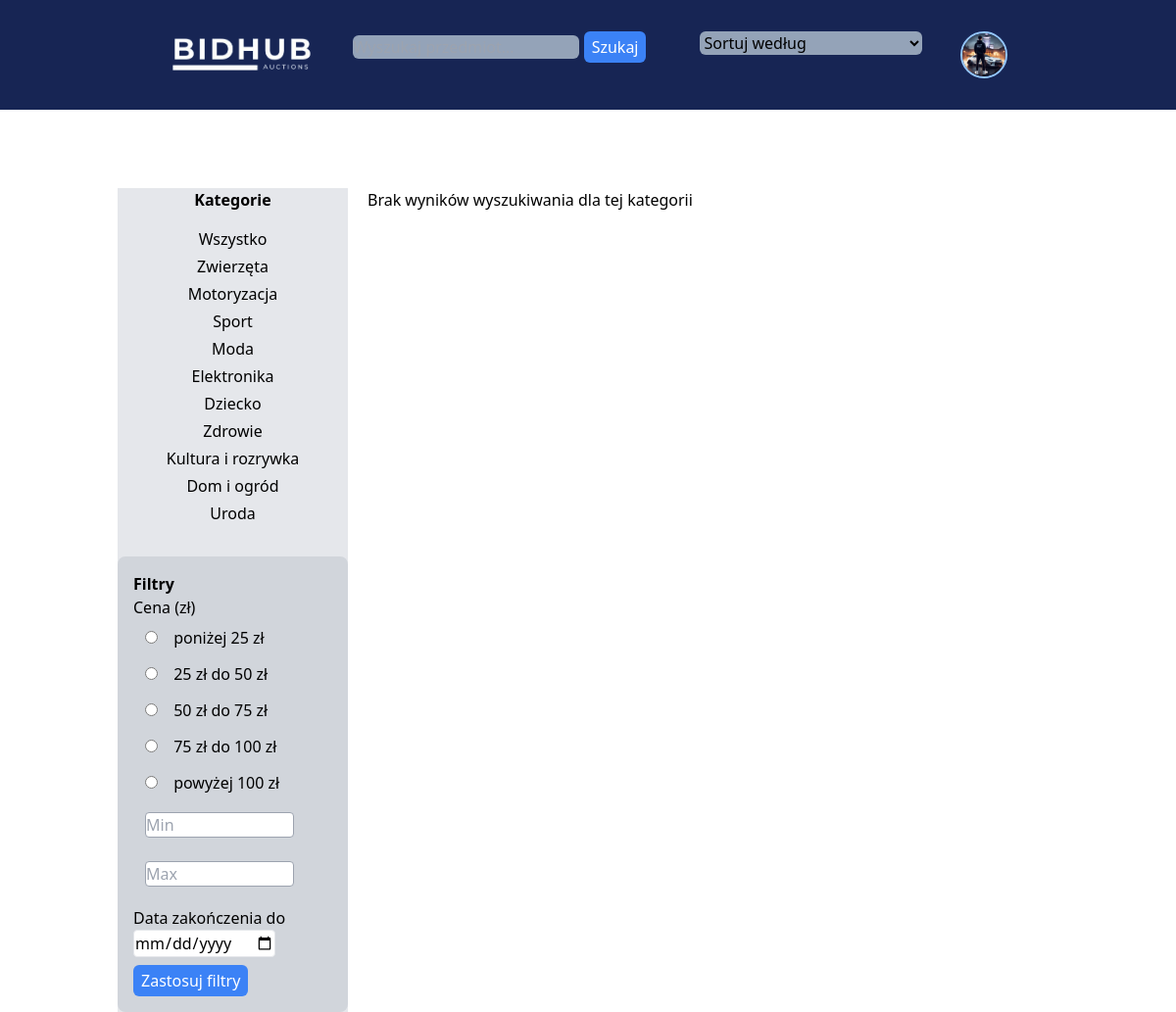
The app's page /dist/loggin.php (signed in) with its own data.
### tables this page shows
CREATE TABLE `categories` (
  `id_category` int(11) NOT NULL,
  `category_name` varchar(100) NOT NULL
);

### dist/loggin.php (the view, shortened to what this page needs)
<?php
include_once "../scripts/connect.php";
if (isset($_SESSION['id_user']) && isset($_SESSION['email'])) {
    $sql = "SELECT id_category, category_name FROM categories";
    $stmt = $conn->prepare($sql);
    $stmt->execute();
    $categories = $stmt->fetchAll(PDO::FETCH_ASSOC);
    $search = isset($_GET['search']) ? trim($_GET['search']) : '';
    $categoryId = isset($_GET['id']) ? (int)$_GET['id'] : 0;
    $sort = isset($_GET['sort']) ? $_GET['sort'] : '';
    $itemsPerPage = 8;
    $page = isset($_GET['page']) && is_numeric($_GET['page']) ? (int)$_GET['page'] : 1;
    $offset = ($page - 1) * $itemsPerPage;
    $sql2 = "SELECT SQL_CALC_FOUND_ROWS auctions.*, categories.category_name
         FROM auctions
         JOIN categories ON auctions.id_category = categories.id_category";
    $conditions = ["auctions.status = 'active'", "auctions.end_time > NOW()"];
    $sql2 .= ' WHERE ' . implode(' AND ', $conditions);
    switch ($sort) {
        default:
            $sql2 .= ' ORDER BY auctions.end_time ASC';
    }
    $sql2 .= " LIMIT :limit OFFSET :offset";
    $stmt2 = $conn->prepare($sql2);
    $stmt2->bindValue(':limit', $itemsPerPage, PDO::PARAM_INT);
    $stmt2->bindValue(':offset', $offset, PDO::PARAM_INT);
    $stmt2->execute();
    $auctions = $stmt2->fetchAll(PDO::FETCH_ASSOC);
?>
<!DOCTYPE html>
<html lang="en">
<head>
    <link rel="stylesheet" href="../src/output.css">
    <link href="https://cdn.jsdelivr.net/npm/tailwindcss@2.2.19/dist/tailwind.min.css" rel="stylesheet">
</head>
<body>
<header class="bg-blue-950">
    <div class="container w-4/5 m-auto bg-blue-950 flex justify-around p-8">
        <div><a href="loggin.php"><img src="/projekt/projekt/img/BidHub_logo_removebg_minimalized.png" alt="Błąd załadowania zdjęcia" width="150" height="150"></a></div>
        <form method="GET" action="loggin.php" class="inline-block">
            <input type="text" name="search" class="bg-slate-400 text-black rounded-md" placeholder="Wyszukaj przedmiot..." value="<?php echo htmlspecialchars($search); ?>">
            <button type="submit" class="bg-blue-500 text-white px-2 py-1 rounded-md">Szukaj</button>
        </form>
        <form method="GET" action="loggin.php" class="inline-block ml-4">
            <select name="sort" class="bg-slate-400 text-black rounded-md" onchange="this.form.submit()">
                <option value="">Sortuj według</option>
            </select>
        </form>
        <div id="dropdownButton" class="text-black font-bold">
            <div onclick="myDropdown()" class="block w-12 h-12 rounded-full overflow-hidden border-2 border-blue-300 focus:outline-none focus:border-white">
                <img class="h-full w-full object-cover" src="<?php echo !empty($_SESSION['profile_image']) ? htmlspecialchars($_SESSION['profile_image']) : 'uploads/avatar-2388584_1280.png'; ?>" alt="">
            </div>
        </div>
    </div>
</header>
<main class="container w-4/5 m-auto flex">
<aside class="bg-gray-200 w-1/4 mt-20 mr-5 h-auto">
    <h2 class="font-bold text-center">Kategorie</h2>
    <ul class="text-center p-3">
        <li class="m-1 hover:underline hover:text-blue-900 <?php echo !isset($categoryId) ? 'font-bold text-blue-600' : ''; ?>">
            <a href="loggin.php">
                Wszystko
            </a>
        </li>
        <?php foreach ($categories as $category): ?>
            <li class="m-1 hover:underline hover:text-blue-900 <?php echo ($category['id_category'] == $categoryId) ? 'font-bold text-blue-600' : ''; ?>">
                <a href="loggin.php?id=<?php echo htmlspecialchars($category['id_category']); ?>&search=<?php echo htmlspecialchars($search); ?>">
                    <?php echo htmlspecialchars($category['category_name']); ?>
                </a>
            </li>
        <?php endforeach; ?>
    </ul>
    <div class="bg-gray-300 p-4 mt-4 rounded-lg m-auto">
        <h2 class="font-bold">Filtry</h2>
        <form method="GET" action="loggin.php">
            <div class="m-auto">
                <label>Cena (zł)</label><br>
                <label><input class="m-3 " type="radio" name="price_range" value="below_25" <?php echo (isset($_GET['price_range']) && $_GET['price_range'] == 'below_25') ? 'checked' : ''; ?>> poniżej 25 zł</label><br>
                <label><input class="m-3 " type="radio" name="price_range" value="25_to_50" <?php echo (isset($_GET['price_range']) && $_GET['price_range'] == '25_to_50') ? 'checked' : ''; ?>> 25 zł do 50 zł</label><br>
                <label><input class="m-3 " type="radio" name="price_range" value="50_to_75" <?php echo (isset($_GET['price_range']) && $_GET['price_range'] == '50_to_75') ? 'checked' : ''; ?>> 50 zł do 75 zł</label><br>
                <label><input class="m-3 " type="radio" name="price_range" value="75_to_100" <?php echo (isset($_GET['price_range']) && $_GET['price_range'] == '75_to_100') ? 'checked' : ''; ?>> 75 zł do 100 zł</label><br>
                <label><input class="m-3 " type="radio" name="price_range" value="above_100" <?php echo (isset($_GET['price_range']) && $_GET['price_range'] == 'above_100') ? 'checked' : ''; ?>> powyżej 100 zł</label><br>
                <label><input class="m-3 rounded border border-gray-400 hover:border-blue-400 w-3/4" type="number" name="custom_price_min" placeholder="Min" class="border rounded" value="<?php echo isset($_GET['custom_price_min']) ? htmlspecialchars($_GET['custom_price_min']) : ''; ?>" /></label>
                <label><input class="m-3 rounded border border-gray-400 hover:border-blue-400 w-3/4" type="number" name="custom_price_max" placeholder="Max" class="border rounded" value="<?php echo isset($_GET['custom_price_max']) ? htmlspecialchars($_GET['custom_price_max']) : ''; ?>" /></label>
            </div>
            <div class="my-2">
                <label>Data zakończenia do</label>
                <input type="date" name="end_date" class="border rounded" />
            </div>
            <button type="submit" class="bg-blue-500 text-white px-2 py-1 rounded-md">Zastosuj filtry</button>
        </form>
    </div>
</aside>
<div class="w-3/4 mt-20">
    <ul>
        <?php if (!empty($auctions)): ?>
            <?php foreach ($auctions as $auction): ?>
                <li class="bg-gray-200 m-1 h-auto rounded-lg hover:shadow-blue-900 hover:shadow-lg hover:bg-slate-300">
                    <a href="product_page.php?id_auction=<?php echo htmlspecialchars($auction['id_auction']); ?>">
                        <div class="flex justify-between p-2">
                            <img class="w-20 h-20 object-cover rounded-lg" src="<?php echo htmlspecialchars($auction['image']); ?>" alt="<?php echo htmlspecialchars($auction['title']); ?>">
                            <p class="w-1/3 ml-5"><?php echo htmlspecialchars($auction['title']); ?></p>
                            <p class="w-1/3">cena: <?php echo htmlspecialchars($auction['start_price']); ?> zł</p>
                            <p class="w-1/4">Zakończenie: <?php echo htmlspecialchars(date('d-m-Y H:i', strtotime($auction['end_time']))); ?></p>
                        </div>
                    </a>
                </li>
            <?php endforeach; ?>
        <?php else: ?>
            <p>Brak wyników wyszukiwania dla tej kategorii</p>
        <?php endif; ?>
    </ul>
</div>
</main>
</body>
</html>
<?php
} else {
    header("Location: loggin.php");
}
?>

### records on screen
categories: category_name "Zwierzęta"
categories: category_name "Motoryzacja"
categories: category_name "Sport"
categories: category_name "Moda"
categories: category_name "Elektronika"
categories: category_name "Dziecko"
categories: category_name "Zdrowie"
categories: category_name "Kultura i rozrywka"
categories: category_name "Dom i ogród"
categories: category_name "Uroda"
